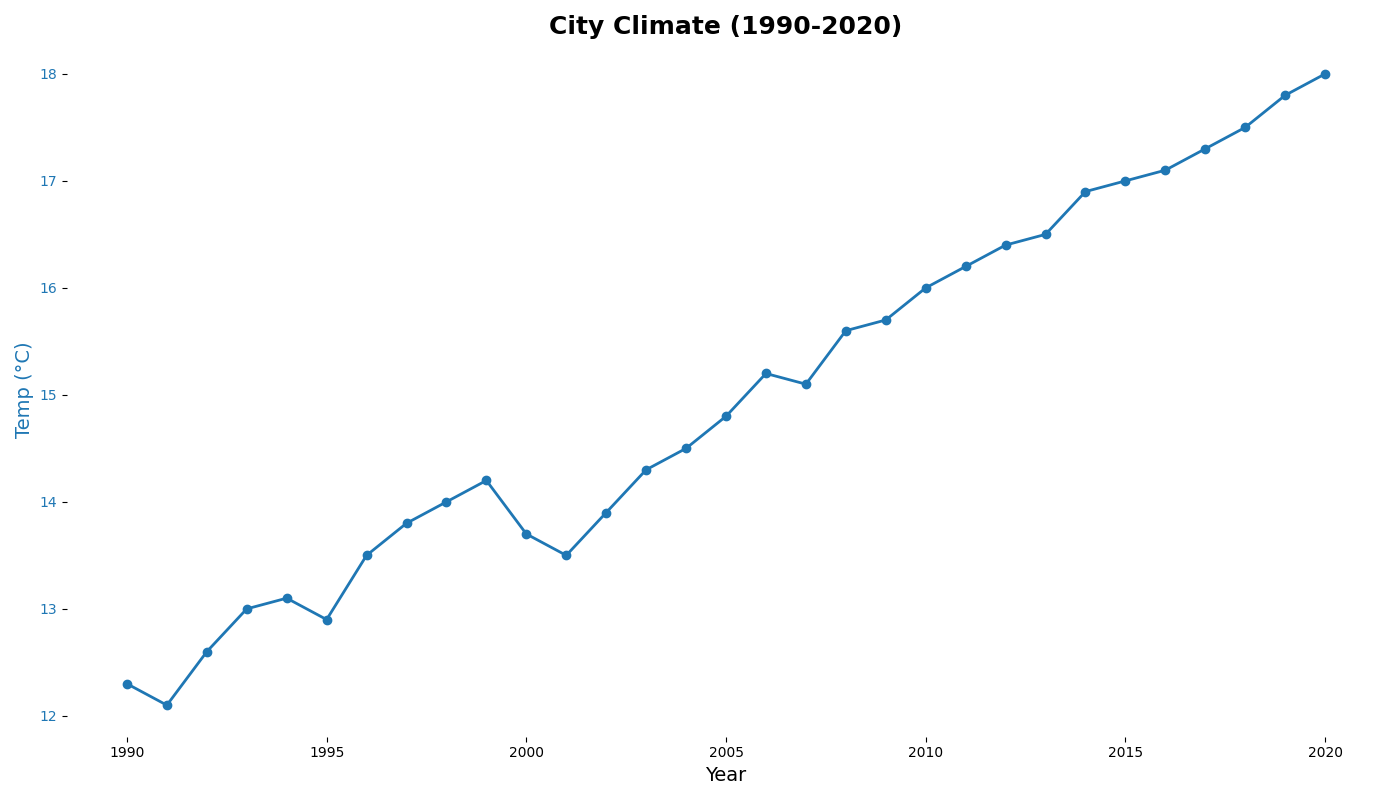

Here is the Python script that generated this plot:
import numpy as np
import matplotlib.pyplot as plt

years = np.arange(1990, 2021)
avg_temp = np.array([12.3, 12.1, 12.6, 13.0, 13.1, 12.9, 13.5, 13.8, 14.0, 
                     14.2, 13.7, 13.5, 13.9, 14.3, 14.5, 14.8, 15.2, 15.1, 
                     15.6, 15.7, 16.0, 16.2, 16.4, 16.5, 16.9, 17.0, 17.1, 
                     17.3, 17.5, 17.8, 18.0])

fig, ax1 = plt.subplots(figsize=(14, 8))

color = 'tab:blue'
ax1.set_title('City Climate (1990-2020)', fontsize=18, fontweight='bold')
ax1.set_xlabel('Year', fontsize=14)
ax1.set_ylabel('Temp (°C)', fontsize=14, color=color)
ax1.plot(years, avg_temp, color=color, linestyle='-', linewidth=2, marker='o')
ax1.tick_params(axis='y', labelcolor=color)

# Removing the grid and borders
ax1.spines['top'].set_visible(False)
ax1.spines['right'].set_visible(False)
ax1.spines['left'].set_visible(False)
ax1.spines['bottom'].set_visible(False)

plt.tight_layout()
plt.show()
